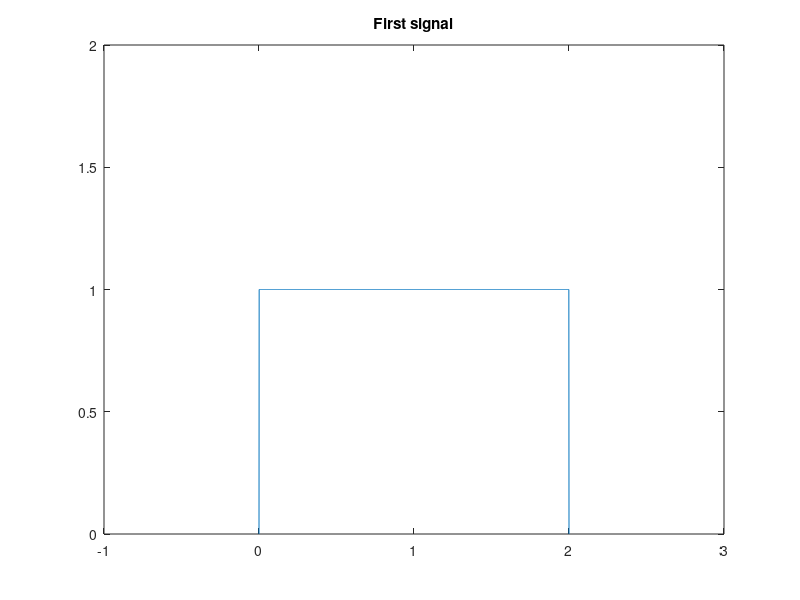
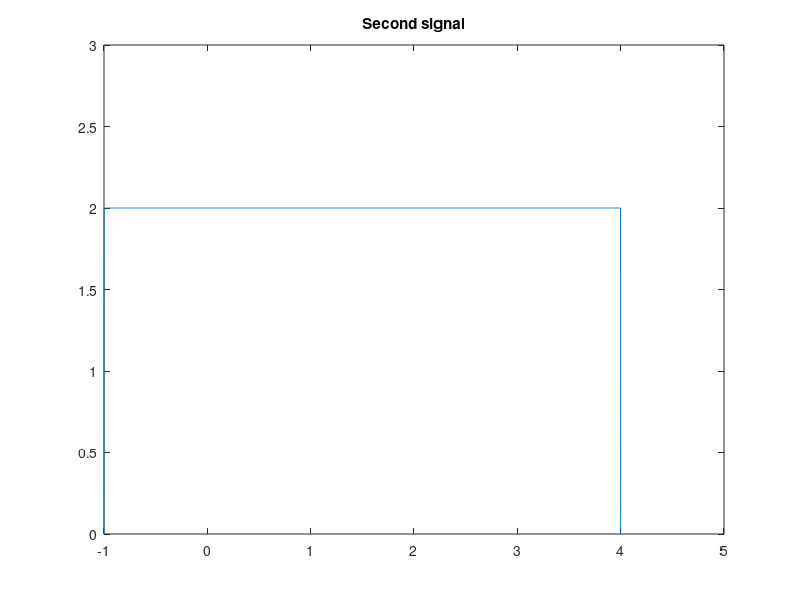
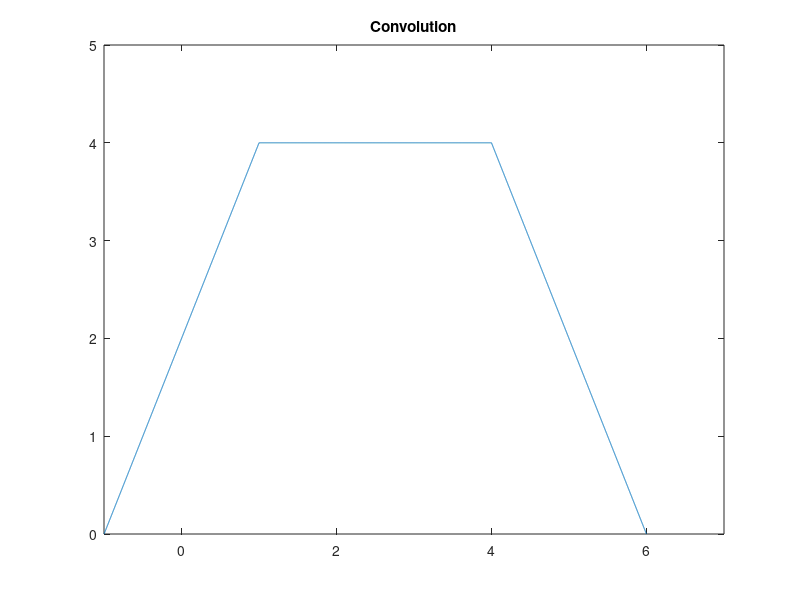

Here is the MATLAB script that generated these plots, in order:
x1 = zeros(1,1);
x2= ones(1,2000);
x3 = zeros(1,1);   
tt1=linspace(0,2,2002);
xt1=[x1 x2 x3];
figure;  plot(tt1,xt1);   title("First signal")
xlim([-1 3]);
ylim([0 2]);
x1 = zeros(1,1);
x2= ones(1,5000);
x3 = zeros(1,1);   
tt2=linspace(-1,4,5002);
xt2=[x1 2*x2 x3];
figure; plot(tt2,xt2);   title("Second signal")
xlim([-1 5]);
ylim([0 3]);
y=conv(xt1,xt2).*(1/1000);
tt = linspace(-1,6,length(xt1)+length(xt2)-1);
figure;    plot(tt,y);   title("Convolution")
xlim([-1 7]);
ylim([0 5]);
